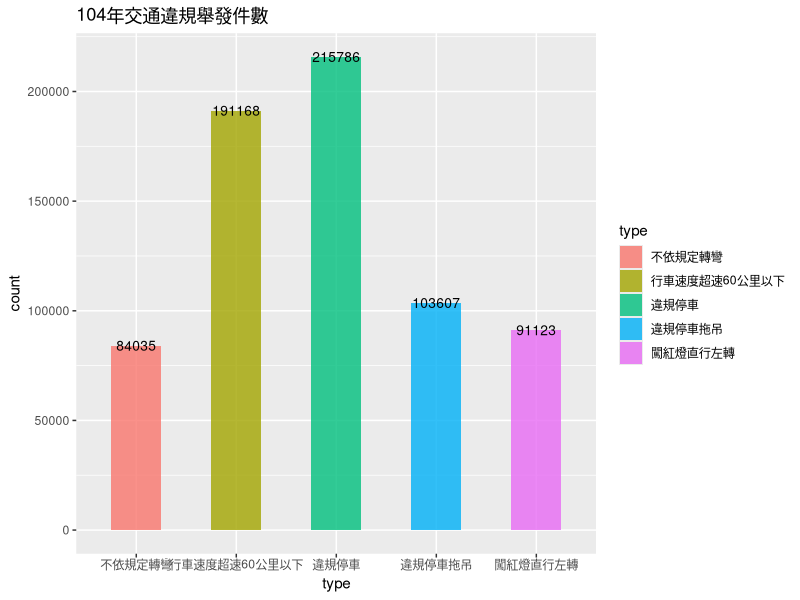
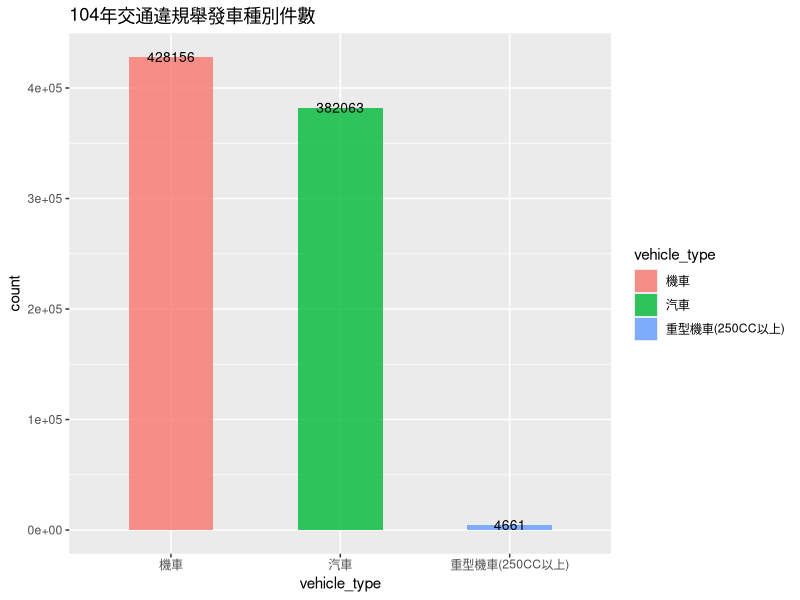
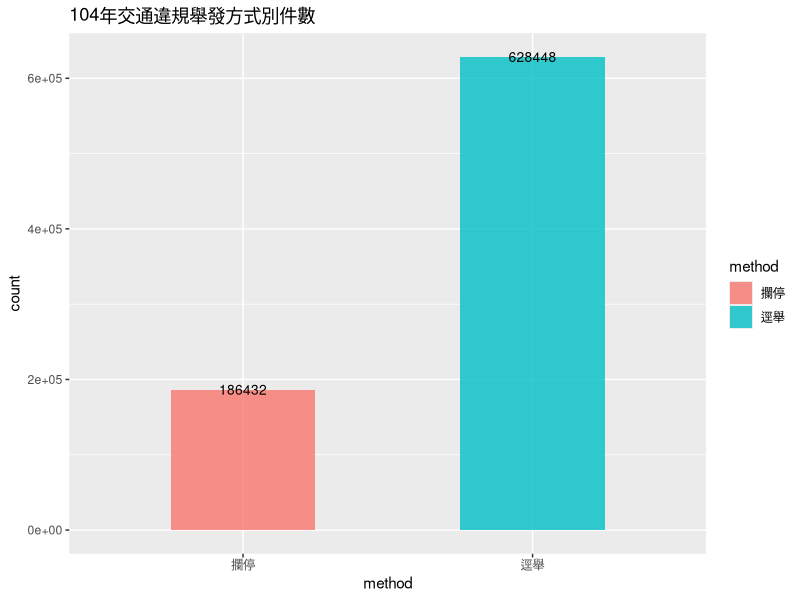
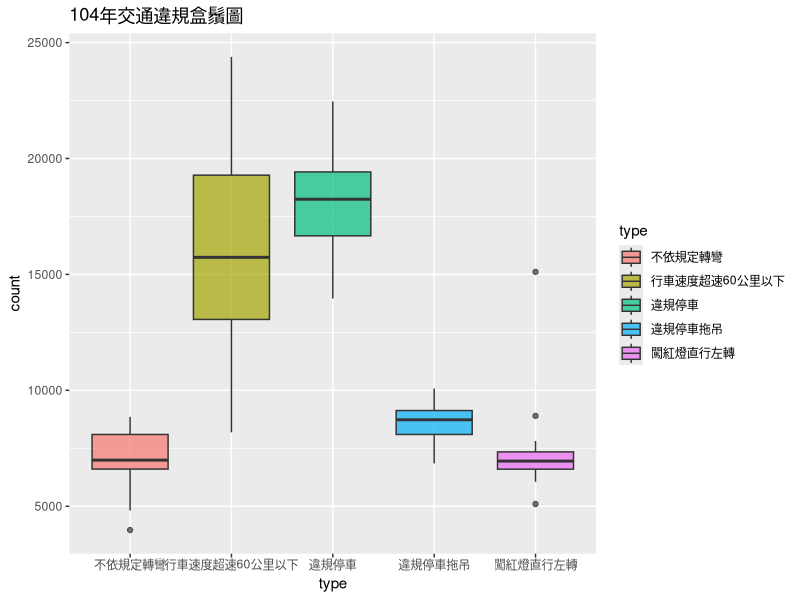
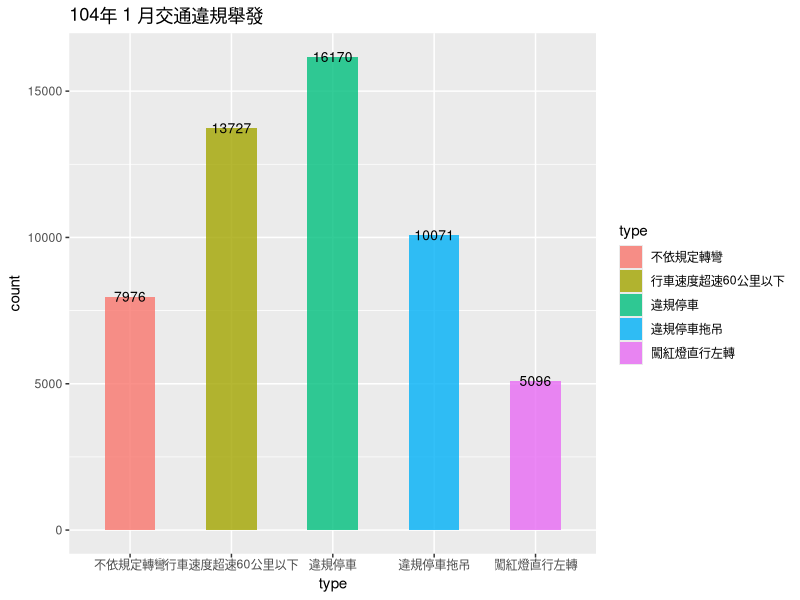
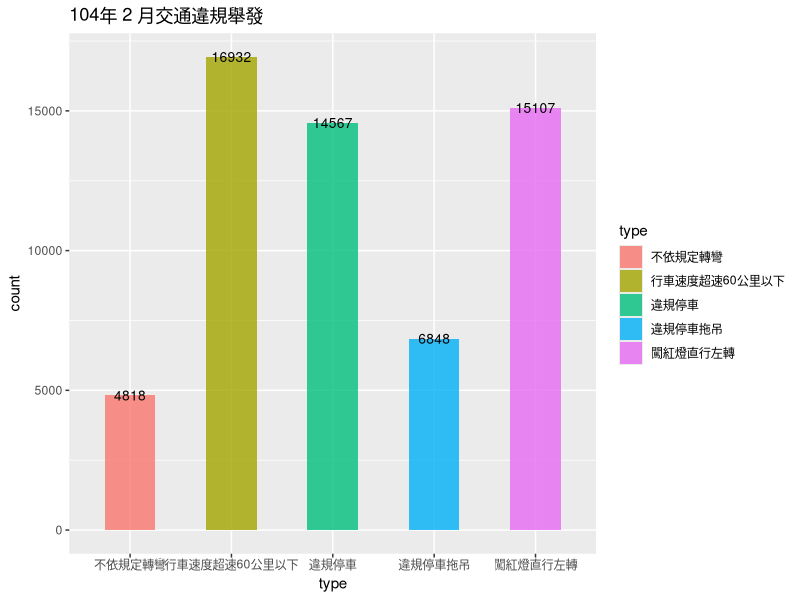
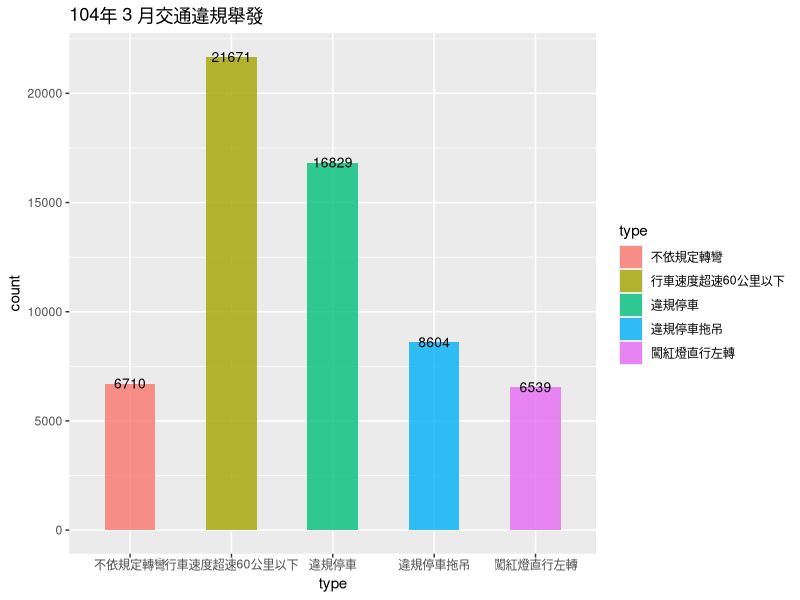
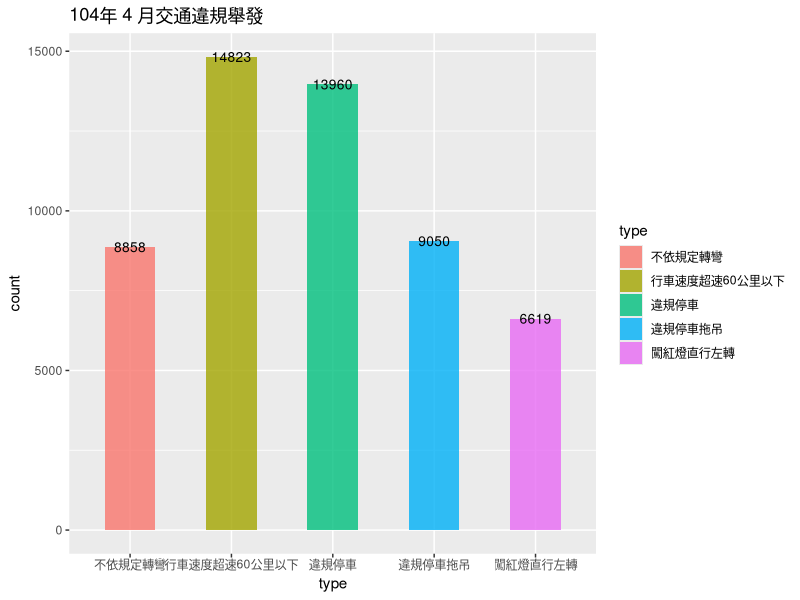

R code for these plots, in order:
install.packages("dplyr")
install.packages("ggplot2")
library(dplyr)
library(ggplot2)

data <- read.csv("traffic.csv",fileEncoding="big5",stringsAsFactors = F)

type <- data %>%
  filter(year == 104) %>%
  group_by(type) %>%
  summarise(count = sum(count)) %>%
  arrange(desc(count))

vtype <- data %>%
  filter(year == 104) %>%
  group_by(vehicle_type) %>%
  summarise(count = sum(count)) %>%
  arrange(desc(count))

method <- data %>%
  filter(year == 104) %>%
  group_by(method) %>%
  summarise(count = sum(count)) %>%
  arrange(desc(count))


write.csv(type,file = "type.csv",row.names = F,fileEncoding="utf-8")
write.csv(vtype,file = "vtype.csv",row.names = F,fileEncoding="utf-8")
write.csv(method,file = "method.csv",row.names = F,fileEncoding="utf-8")

type_month <- data %>%
  filter(year == 104) %>%
  group_by(month,type) %>%
  summarise(count = sum(count)) %>%
  arrange(desc(count))

vtype_month <- data %>%
  filter(year == 104) %>%
  group_by(month,vehicle_type) %>%
  summarise(count = sum(count)) %>%
  arrange(desc(count))

method_month <- data %>%
  filter(year == 104) %>%
  group_by(month,method) %>%
  summarise(count = sum(count)) %>%
  arrange(desc(count))


write.csv(type_month,file = "type_month.csv",row.names = F,fileEncoding="utf-8")
write.csv(vtype_month,file = "vtype_month.csv",row.names = F,fileEncoding="utf-8")
write.csv(method_month,file = "method_month.csv",row.names = F,fileEncoding="utf-8")

ggplot(type[1:5,],aes(x=type,y =count,fill = type))+
  geom_bar(stat="identity",width=.5,alpha = 0.8) +
  geom_text(aes(label = count),size = 3.5) +
  ggtitle("104年交通違規舉發件數")

ggplot(vtype,aes(x=vehicle_type,y =count,fill = vehicle_type))+
  geom_bar(stat="identity",width=.5,alpha = 0.8) +
  geom_text(aes(label = count),size = 3.5) +
  ggtitle("104年交通違規舉發車種別件數")

ggplot(method,aes(x=method,y =count,fill = method))+
  geom_bar(stat="identity",width=.5,alpha = 0.8) +
  geom_text(aes(label = count),size = 3.5) +
  ggtitle("104年交通違規舉發方式別件數")

top5type <- type[1:5,1]#取出數量前五的種類
top5 <- data.frame()#產生空的框架
for(i in 1:5){
  X <- type_month %>%
    filter(type == as.character(top5type[i,]))
  top5 <- rbind(top5,X)
}#重新取出數量前五種類的資料

ggplot(top5,aes(x=type,y =count,fill = type))+
  geom_boxplot(alpha = 0.7) +
  ggtitle("104年交通違規盒鬚圖")
#畫出盒鬚圖

bar <- list()#產生空的list
for(i in 1:12){
  X <- ungroup(top5) %>%
    filter(month == i)
  bar[[i]]<- ggplot(X,aes(x=type,y =count,fill = type))+
    geom_bar(stat="identity",width=.5,alpha = 0.8) +
    geom_text(aes(label = count),size = 3.5) +
    ggtitle(paste("104年",i,"月交通違規舉發"))
}#產生1至12月的bars
bar[[1]] 
bar[[2]] 
bar[[3]] 
bar[[4]]
bar[[5]] 
bar[[6]]
bar[[7]]
bar[[8]]
bar[[9]]
bar[[10]]
bar[[11]]
bar[[12]]
#bars全部畫出

trendline <- list() 
for(i in 1:5){
   X <- ungroup(top5) %>%
    filter(type == as.character(top5type[i,]))
  trendline[[i]] <- ggplot(X,aes(x=month,y =count))+
    geom_text(aes(label = count),size = 3.5) +
    geom_line(colour = "darkred",size = 1,alpha=0.8) +
    scale_x_continuous(breaks = 1:12) +
    ggtitle(paste("104年",as.character(top5type[i,]),"趨勢線"))
}#產生前5種類的trendllines
trendline[[1]] 
trendline[[2]] 
trendline[[3]] 
trendline[[4]] 
trendline[[5]] 
#trendllines全部畫出

month <- data %>%
  filter(year == 104) %>%
  group_by(month) %>%
  summarise(count = sum(count)) %>%
  arrange(desc(count))

ggplot(month,aes(x=month,y =count))+
  geom_text(aes(label = count),size = 3.5) +
  geom_line(colour = "darkred",size = 1,alpha=0.8) +
  scale_x_continuous(breaks = 1:12) +
  ggtitle(paste("104年交通違規總數趨勢線"))

ggplot(vtype_month,aes(x=month,y =count,colour=vehicle_type))+
  geom_text(aes(label = count),size = 3.5) +
  geom_line(size = 1,alpha=0.8) +
  scale_x_continuous(breaks = 1:12) +
  ggtitle(paste("104年交通違規車種趨勢線"))
